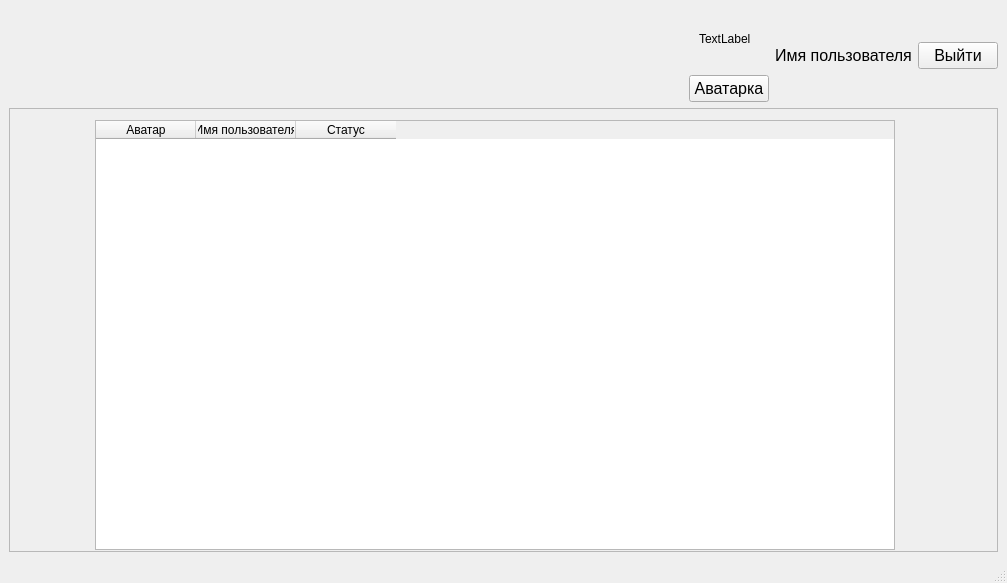
<?xml version="1.0" encoding="UTF-8"?>
<ui version="4.0">
 <class>MainWindow</class>
 <widget class="QMainWindow" name="MainWindow">
  <property name="geometry">
   <rect>
    <x>0</x>
    <y>0</y>
    <width>1007</width>
    <height>583</height>
   </rect>
  </property>
  <property name="windowTitle">
   <string>MainWindow</string>
  </property>
  <widget class="QWidget" name="centralwidget">
   <layout class="QVBoxLayout" name="verticalLayout">
    <item>
     <layout class="QHBoxLayout" name="horizontalLayout">
      <item>
       <spacer name="horizontalSpacer">
        <property name="orientation">
         <enum>Qt::Horizontal</enum>
        </property>
        <property name="sizeHint" stdset="0">
         <size>
          <width>40</width>
          <height>20</height>
         </size>
        </property>
       </spacer>
      </item>
      <item>
       <layout class="QVBoxLayout" name="verticalLayout_2">
        <item>
         <layout class="QHBoxLayout" name="horizontalLayout_3">
          <item>
           <widget class="QLabel" name="label_3">
            <property name="sizePolicy">
             <sizepolicy hsizetype="Fixed" vsizetype="Fixed">
              <horstretch>0</horstretch>
              <verstretch>0</verstretch>
             </sizepolicy>
            </property>
            <property name="minimumSize">
             <size>
              <width>60</width>
              <height>60</height>
             </size>
            </property>
            <property name="maximumSize">
             <size>
              <width>60</width>
              <height>60</height>
             </size>
            </property>
            <property name="text">
             <string>TextLabel</string>
            </property>
           </widget>
          </item>
         </layout>
        </item>
        <item>
         <widget class="QPushButton" name="pushButton">
          <property name="font">
           <font>
            <pointsize>12</pointsize>
           </font>
          </property>
          <property name="text">
           <string>Аватарка</string>
          </property>
         </widget>
        </item>
       </layout>
      </item>
      <item>
       <widget class="QLabel" name="label">
        <property name="font">
         <font>
          <pointsize>12</pointsize>
         </font>
        </property>
        <property name="text">
         <string>Имя пользователя</string>
        </property>
       </widget>
      </item>
      <item>
       <widget class="QPushButton" name="pushButton_2">
        <property name="font">
         <font>
          <pointsize>12</pointsize>
         </font>
        </property>
        <property name="text">
         <string>Выйти</string>
        </property>
       </widget>
      </item>
     </layout>
    </item>
    <item>
     <widget class="QScrollArea" name="scrollArea">
      <property name="widgetResizable">
       <bool>true</bool>
      </property>
      <widget class="QWidget" name="scrollAreaWidgetContents">
       <property name="geometry">
        <rect>
         <x>0</x>
         <y>0</y>
         <width>983</width>
         <height>395</height>
        </rect>
       </property>
       <widget class="QWidget" name="layoutWidget">
        <property name="geometry">
         <rect>
          <x>10</x>
          <y>10</y>
          <width>951</width>
          <height>432</height>
         </rect>
        </property>
        <layout class="QHBoxLayout" name="horizontalLayout_2">
         <item>
          <widget class="QTableWidget" name="tableWidget">
           <property name="sizePolicy">
            <sizepolicy hsizetype="Fixed" vsizetype="Fixed">
             <horstretch>0</horstretch>
             <verstretch>0</verstretch>
            </sizepolicy>
           </property>
           <property name="minimumSize">
            <size>
             <width>800</width>
             <height>430</height>
            </size>
           </property>
           <column>
            <property name="text">
             <string>Аватар</string>
            </property>
           </column>
           <column>
            <property name="text">
             <string>Имя пользователя</string>
            </property>
           </column>
           <column>
            <property name="text">
             <string>Статус</string>
            </property>
           </column>
          </widget>
         </item>
        </layout>
       </widget>
      </widget>
     </widget>
    </item>
   </layout>
  </widget>
  <widget class="QMenuBar" name="menubar">
   <property name="geometry">
    <rect>
     <x>0</x>
     <y>0</y>
     <width>1007</width>
     <height>26</height>
    </rect>
   </property>
  </widget>
  <widget class="QStatusBar" name="statusbar"/>
 </widget>
 <resources/>
 <connections/>
</ui>
